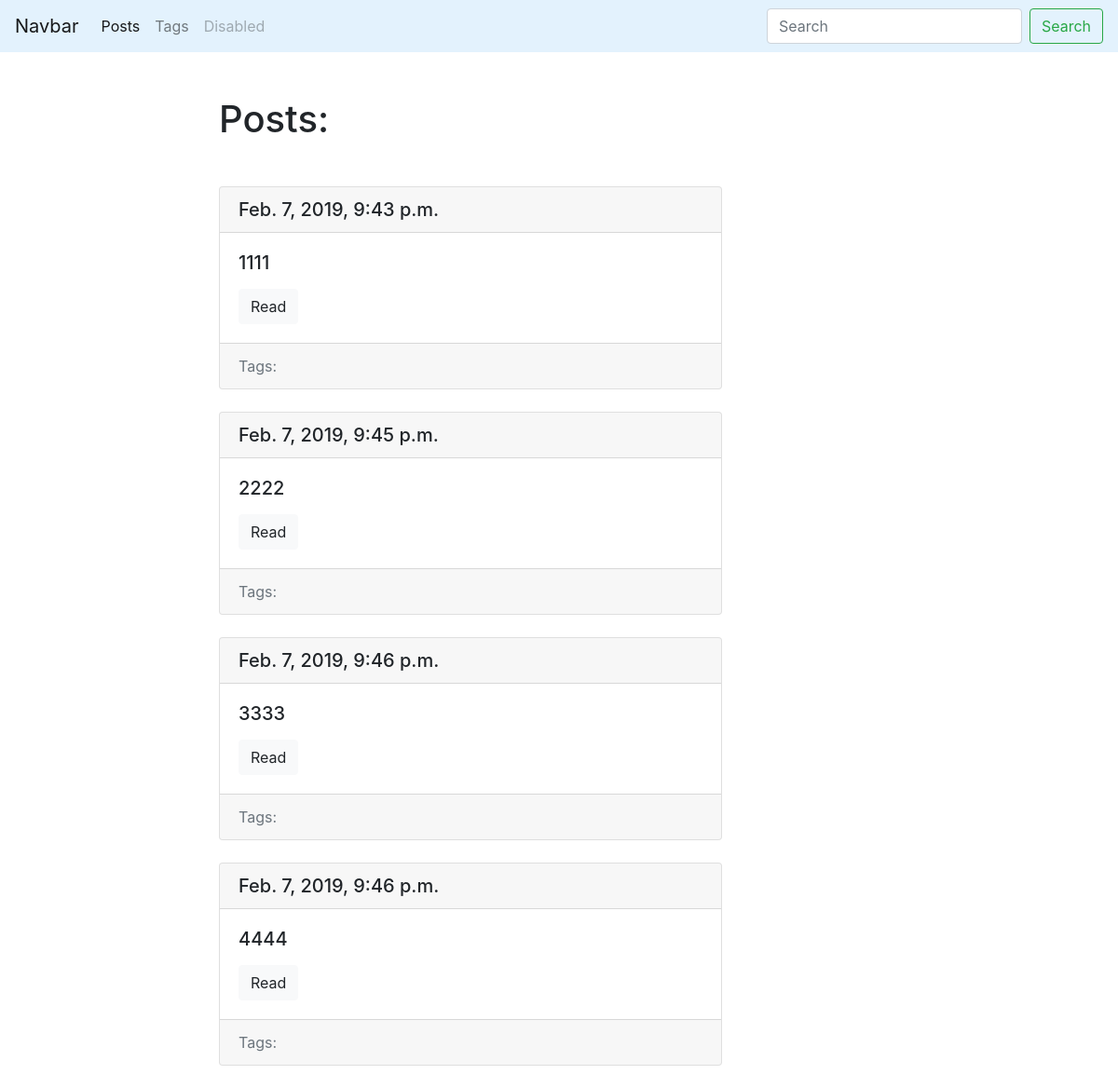
/blog/, run on an earlier commit of the app's database.
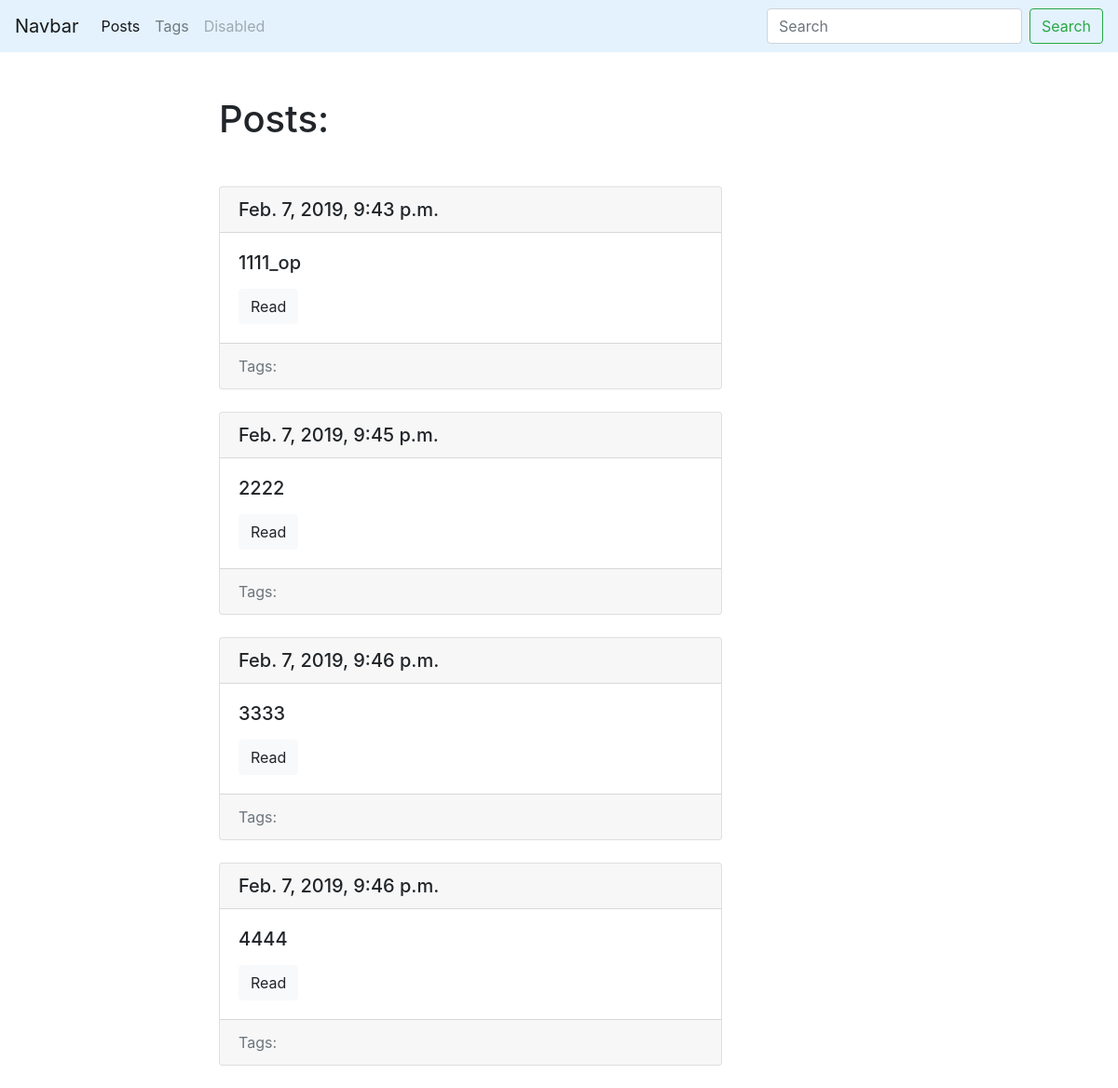
And on a later commit of the database.
### blog/models.py (models this page shows, shortened)
class Post(models.Model):
    title = models.CharField('Наименование', max_length=200, db_index=True)
    slug = models.SlugField('Слаг', max_length=150, unique=True)
    body = models.TextField('Текст', blank=True, db_index=True)
    tags = models.ManyToManyField('Tag', blank=True, related_name='posts')
    date_pub = models.DateTimeField('Время публикации', auto_now_add=True)
    def get_absolute_url(self):
        return reverse('post_detail_url', kwargs={'slug':self.slug})
    def __str__(self):
        return f'{self.title}'

### blog/views.py (the view)
# urls.py: path('', posts_list, name='posts_list_url'),
def posts_list(request):
    posts = Post.objects.all()
    return render(request, 'blog/index.html', context={'posts': posts})

### blog/templates/blog/index.html
{% extends 'blog/base_blog.html'%}
{% block content %}
<h1 class="mb-5">Posts:</h1>
{% for post in posts %}
{% include 'blog/includes/post_card_template.html' %}
{% endfor %}
{% endblock%}

### blog/templates/blog/includes/post_card_template.html (shortened to what this page needs)
<div class="card mb-4">
    <h5 class="card-header">{{post.date_pub}}</h5>
    <div class="card-body">
        <h5 class="card-title">{{post}}</h5>
        <a href="{{post.get_absolute_url}}" class="btn btn-light">Read</a>
    </div>
    <div class="card-footer text-muted">
        Tags:
    </div>
</div>

What changed in the data, as far as the page shows it:
changed Post: title "1111" → "1111_op"
